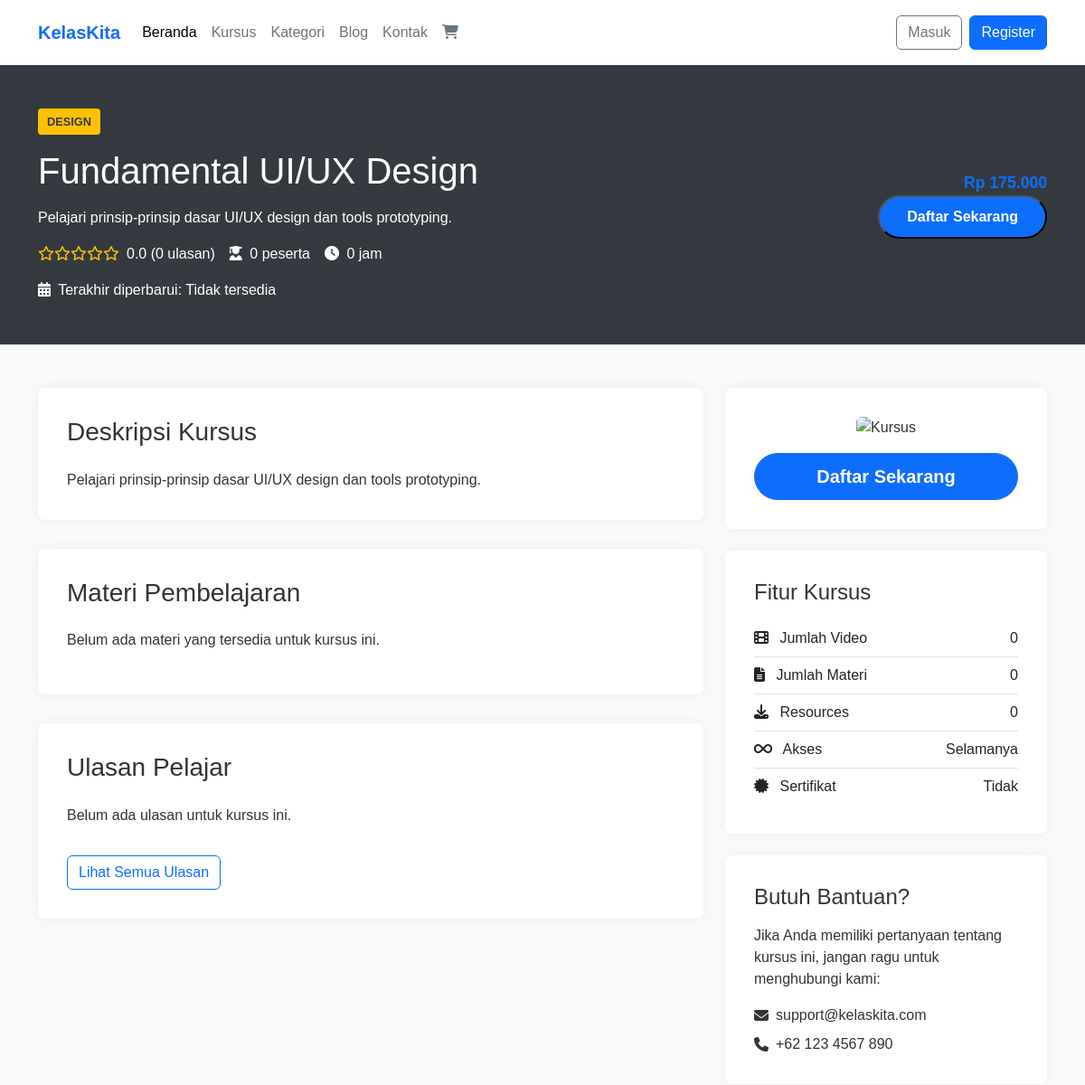
Before: /page/Coursedetail.php?id=7 (upper part) with the older database file.
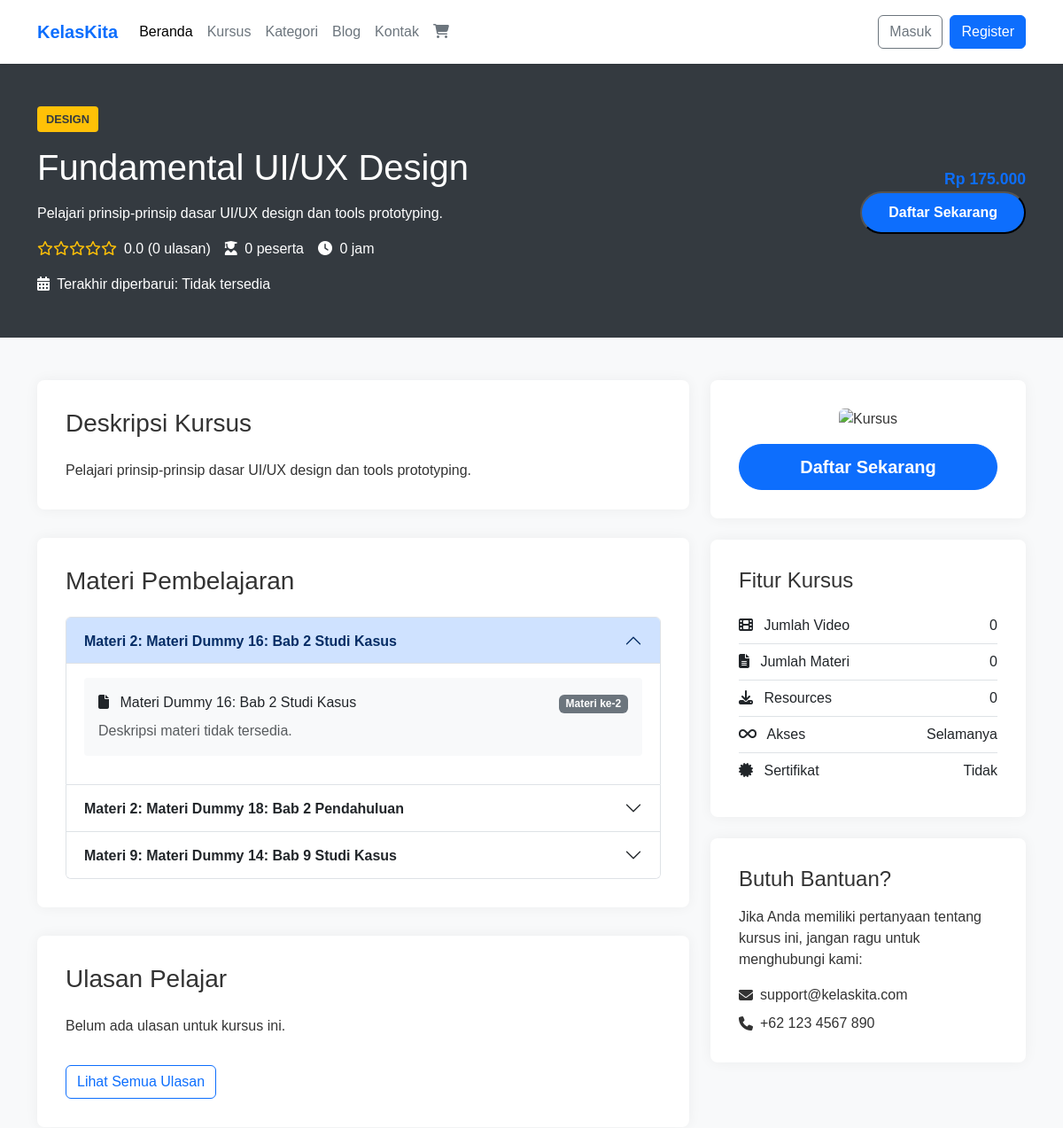
After: the same page with the newer database file.
### tables this page shows
CREATE TABLE `tb_materi` (
  `id_materi` int(30) NOT NULL,
  `id_kelas` int(30) NOT NULL,
  `urutan` int(11) DEFAULT 1,
  `judul_materi` varchar(255) NOT NULL,
  `status` enum('pending','aktif','non-aktif') NOT NULL DEFAULT 'pending',
  `tgl_dibuat_materi` timestamp NOT NULL DEFAULT current_timestamp()
);

### page/Coursedetail.php (the view, shortened to what the changed rows need)
<?php
$host = "localhost";
$username = "root";
$password = "";
$database = "KelasKita_baru";
$conn = new mysqli($host, $username, $password, $database);
$course_id = isset($_GET['id']) ? $_GET['id'] : '';
$course = null;
$sql_course = "SELECT * FROM tb_kelas WHERE id_kelas = ?";
$stmt_course = $conn->prepare($sql_course);
$stmt_course->bind_param("i", $course_id);
$stmt_course->execute();
$result_course = $stmt_course->get_result();
if ($result_course->num_rows > 0) {
    $course = $result_course->fetch_assoc();
} else {
    echo "Kursus tidak ditemukan.";
    exit;
}
$sql_materi = "SELECT * FROM tb_materi WHERE id_kelas = ? ORDER BY urutan ASC";
$stmt_materi = $conn->prepare($sql_materi);
$stmt_materi->bind_param("i", $course['id_kelas']);
$stmt_materi->execute();
$result_materi = $stmt_materi->get_result();
?>
<!DOCTYPE html>
<html lang="id">
<head>
    <link href="https://cdn.jsdelivr.net/npm/bootstrap@5.3.0/dist/css/bootstrap.min.css" rel="stylesheet">
    <link rel="stylesheet" href="https://cdnjs.cloudflare.com/ajax/libs/font-awesome/6.4.0/css/all.min.css">
</head>
<body>
    <div class="course-header">
        <div class="container">
            <div class="row align-items-center">
                <div class="col-md-8">
                    <h1 class="mb-3"><?php echo htmlspecialchars($course['nama_kelas'] ?? 'Judul Kursus'); ?></h1>
                    <div class="d-flex align-items-center mt-3">
                        <div class="rating-stars me-2">
                            <?php
                            $rating = floatval($course['rating'] ?? 0);
                            for ($i = 1; $i <= 5; $i++) {
                                if ($i <= $rating) {
                                    echo '<i class="fas fa-star"></i>';
                                } elseif ($i - 0.5 <= $rating) {
                                    echo '<i class="fas fa-star-half-alt"></i>';
                                } else {
                                    echo '<i class="far fa-star"></i>';
                                }
                            }
                            ?>
                        </div>
                    </div>
                </div>
            </div>
        </div>
    </div>
    <div class="container py-5">
        <div class="row">
            <div class="col-lg-8">
                <div class="course-content">
                    <div class="accordion" id="accordionMaterial">
                        <?php
                        if ($result_materi->num_rows > 0) {
                            $counter = 0;
                            while ($materi = $result_materi->fetch_assoc()) {
                                $counter++;
                                ?>
                                <div class="accordion-item">
                                    <h2 class="accordion-header" id="heading<?php echo $counter; ?>">
                                        <button class="accordion-button <?php echo ($counter > 1) ? 'collapsed' : ''; ?>" type="button" data-bs-toggle="collapse" data-bs-target="#collapse<?php echo $counter; ?>" aria-expanded="<?php echo ($counter == 1) ? 'true' : 'false'; ?>" aria-controls="collapse<?php echo $counter; ?>">
                                            <strong>Materi <?php echo $materi['urutan'] ?? $counter; ?>: <?php echo htmlspecialchars($materi['judul_materi'] ?? 'Judul Materi'); ?></strong>
                                        </button>
                                    </h2>
                                    <div id="collapse<?php echo $counter; ?>" class="accordion-collapse collapse <?php echo ($counter == 1) ? 'show' : ''; ?>" aria-labelledby="heading<?php echo $counter; ?>" data-bs-parent="#accordionMaterial">
                                        <div class="accordion-body">
                                            <div class="course-material">
                                                <div class="d-flex justify-content-between align-items-center">
                                                    <div>
                                                        <i class="fas fa-file me-2"></i>
                                                        <?php echo htmlspecialchars($materi['judul_materi'] ?? 'Judul materi tidak tersedia'); ?>
                                                    </div>
                                                    <div>
                                                        <span class="badge bg-secondary">Materi ke-<?php echo $materi['urutan'] ?? $counter; ?></span>
                                                    </div>
                                                </div>
                                                <p class="mt-2 mb-0 text-muted">
                                                    <?php echo nl2br(htmlspecialchars($materi['deskripsi_materi'] ?? 'Deskripsi materi tidak tersedia.')); ?>
                                                </p>
                                            </div>
                                        </div>
                                    </div>
                                </div>
                                <?php
                            }
                        } else {
                            echo "<p>Belum ada materi yang tersedia untuk kursus ini.</p>";
                        }
                        ?>
                    </div>
                </div>
            </div>
        </div>
    </div>
</body>
</html>

Changed rows visible on the page:
added tb_materi: urutan "2", judul_materi "Materi Dummy 16: Bab 2 Studi Kasus", deskripsi_materi "Deskripsi materi tidak tersedia."
added tb_materi: urutan "2", judul_materi "Materi Dummy 18: Bab 2 Pendahuluan"
added tb_materi: urutan "9", judul_materi "Materi Dummy 14: Bab 9 Studi Kasus"
Other visible differences:
text no longer shown: "Belum ada materi yang tersedia untuk kursus ini."
